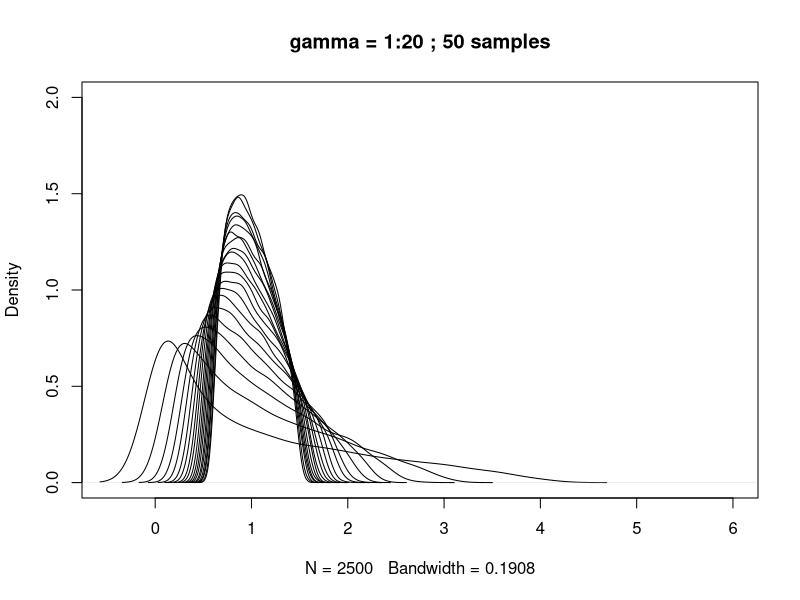
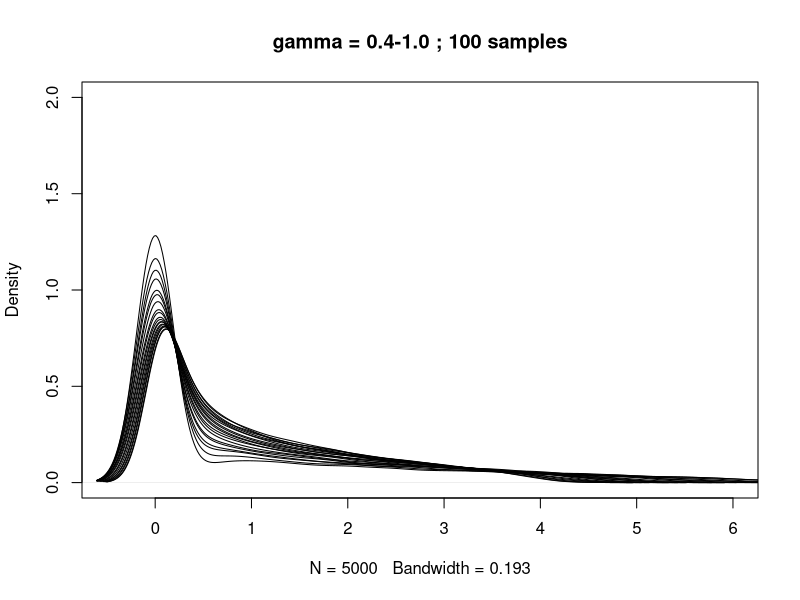

Here is the R script that generated these plots, in order:
MarcenkoPastur<-function(J,N,generate=FALSE,Samples=10,plot=FALSE) {
  # N=100000
  # J=100
  # generate=TRUE
  gamma = J/N
  gminus = (1-sqrt(gamma))^2
  gplus = (1+sqrt(gamma))^2
  EV = seq(gminus,gplus,length.out = 1000)
  dist<-(1/(2*pi*gamma*EV))*sqrt((EV-gminus)*(gplus-EV))
  HighEV<-max(dist)
  if (plot) {
  par(mfrow=c(1,1))
  plot(EV,dist,xlim=c(-0.5,6),ylim=c(0,2*sqrt(J)),type="n",
       main=paste0("gamma = ",gamma,"; ",Samples," samples"))
  lines(EV,dist,lwd=2)}
  if (generate) {
    j=8
    n<-ceiling(j/gPulls[i])
    EVals=do.call("rbind",lapply(1:Samples,function(y) {    
      rMat=do.call("rbind",lapply(1:j,function(x) rnorm(n)))  # The random matrix
      eigen(cov(rMat))$values
    }))
    HighEV<-max(HighEV,max(EVals))
    rm(EVals)
    gc()
    if (plot) {
      gPulls<-seq(gamma/2,2,length.out=5)
      for (i in 1:length(gPulls)) {
        n<-ceiling(j/gPulls[i])
        EVals=do.call("rbind",lapply(1:Samples,function(y) {    
          rMat=do.call("rbind",lapply(1:j,function(x) rnorm(n)))  # The random matrix
          eigen(cov(rMat))$values
        }))
        lines(density(EVals),col=i)
        rm(EVals)
        gc()
      }
    }
  }
  HighEV
}
  
  
#######   Gamma from 1:20
gLimit=20   # High Gamma limit
Samples=50    # Number of random matrices to sample for each condition
nZ = 50   # Number of Z's corresponding to number of items
for (i in 1:gLimit) {
  N = nZ*i # Number of Students taking an exam... 
  J = nZ # Number of items on the exam... J = Random Gaussian samples (analogous to all the Z's or X's)
  Gamma = N/J  # the only parameter for the Marcenko-Pastur distribution
  EVals=do.call("rbind",lapply(1:Samples,function(y) {    
    rMat=do.call("rbind",lapply(1:N,function(x) rnorm(J)))  # The random matrix
    eigen(cov(rMat))$values
  }))
  if(i==1){
    plot(density(EVals),xlim=c(-0.5,6),ylim=c(0,2),main=paste0("gamma = 1:",gLimit," ; ",Samples," samples"))
  } else {lines(density(EVals))}
}
###################   Gamma from 0.4 to 1
Nseq=20   # Number of 
Samples=100
nZ = 50
for (i in seq(0.4,1.0,length.out = Nseq)) {
  N = ceiling(nZ*i) # Number of Students taking an exam... 
  J = nZ # Number of items on the exam... J = Random Gaussian samples (analogous to all the Z's or X's)
  Gamma = N/J  # the only parameter for the Marcenko-Pastur distribution
  EVals=do.call("rbind",lapply(1:Samples,function(y) {    
    rMat=do.call("rbind",lapply(1:N,function(x) rnorm(J)))  # The random matrix
    eigen(cov(rMat))$values
  }))
  if(i==0.4){
    plot(density(EVals),xlim=c(-0.5,6),ylim=c(0,2),main=paste0("gamma = 0.4-1.0 ; ",Samples," samples"))
  } else {lines(density(EVals))}
}